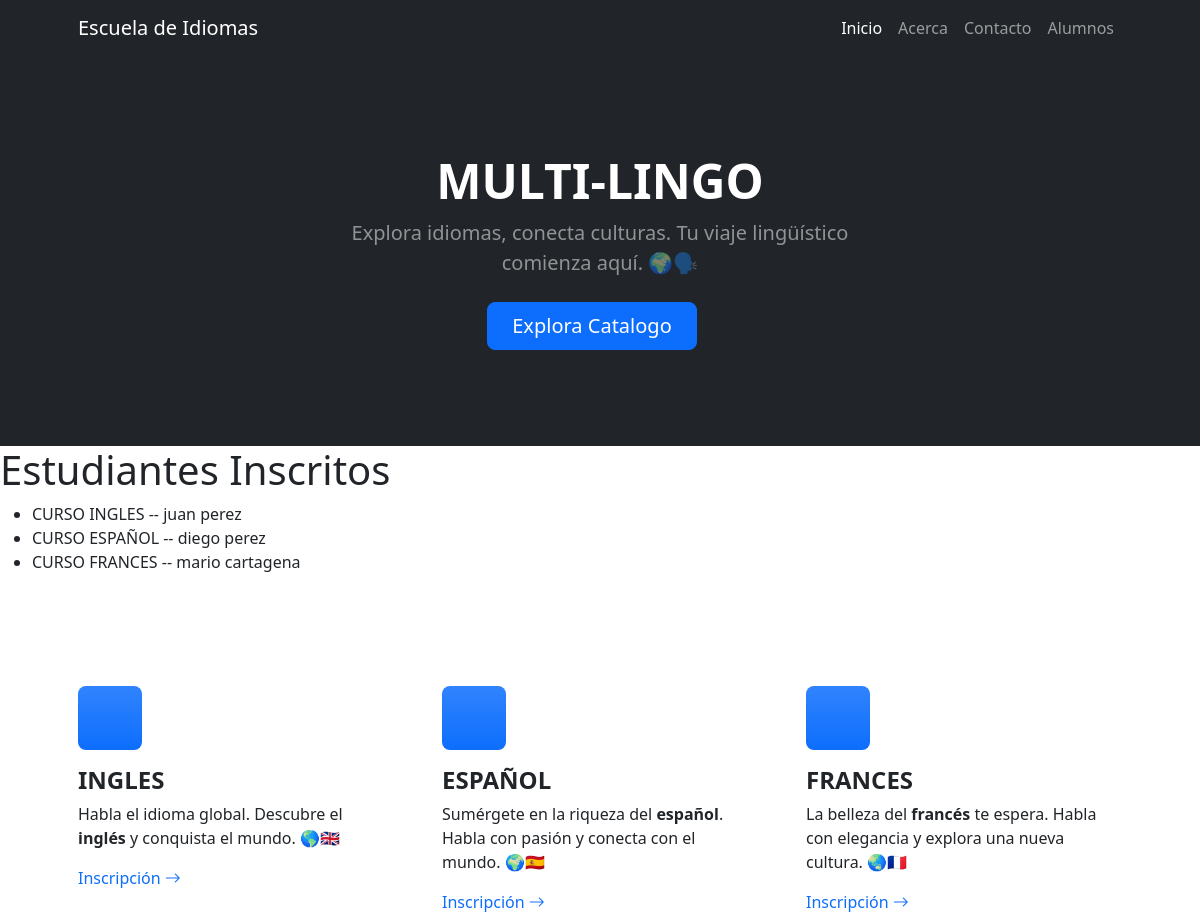
Before: /estudiante/ (upper part) with the older database file.
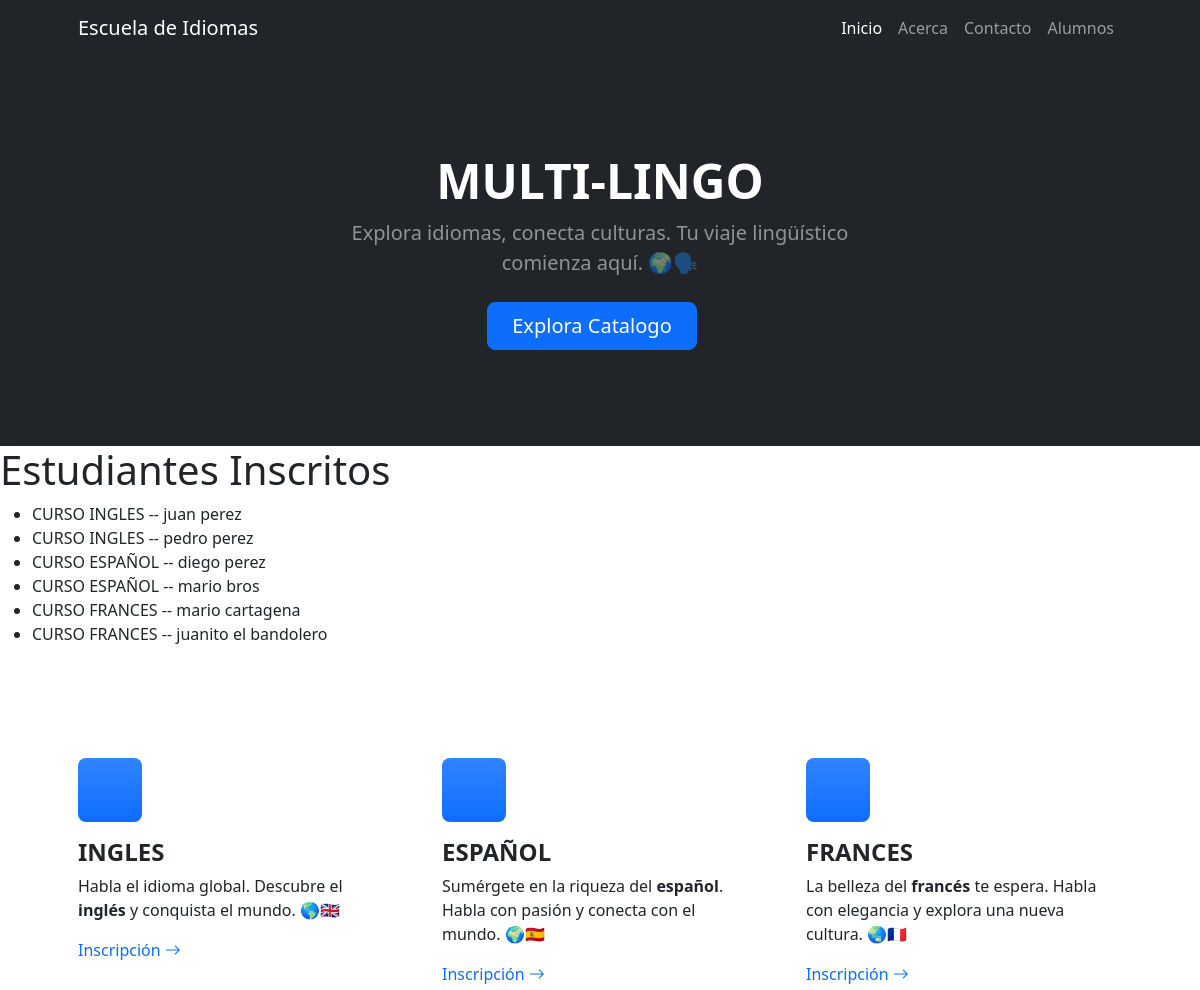
After: the same page with the newer database file.
### estudiante/models.py (models this page shows, shortened)
class EstudianteEN(models.Model):
    nombre = models.CharField(max_length=100)
    apellido = models.CharField(max_length=100)
    nacimiento = models.DateField(null=True)
    nacionalidad = models.ForeignKey(Pais, on_delete=models.SET_NULL, null=True, blank=True)

class EstudianteES(models.Model):
    nombre = models.CharField(max_length=100)
    apellido = models.CharField(max_length=100)
    nacimiento = models.DateField(null=True)
    nacionalidad = models.ForeignKey(Pais, on_delete=models.SET_NULL, null=True, blank=True)

class EstudianteFR(models.Model):
    nombre = models.CharField(max_length=100)
    apellido = models.CharField(max_length=100)
    nacimiento = models.DateField(null=True)
    nacionalidad = models.ForeignKey(Pais, on_delete=models.SET_NULL, null=True, blank=True)

### estudiante/views.py (the view)
# urls.py: path("", views.index, name="index"),
def index(request):
    estudiantesEN = models.EstudianteEN.objects.all()
    estudiantesES = models.EstudianteES.objects.all()
    estudiantesFR = models.EstudianteFR.objects.all()
    return render(request, "estudiante/index.html", {"estudiantesEN":estudiantesEN, "estudiantesES":estudiantesES, "estudiantesFR":estudiantesFR})

### estudiante/templates/estudiante/index.html (shortened to what this page needs)
{% extends 'home/base.html' %}
{% block content %}
    <h1>Estudiantes Inscritos</h1>
    <ul>
        {% for estudianteEN in estudiantesEN %}
            <li>CURSO INGLES -- {{estudianteEN.nombre}} {{estudianteEN.apellido}}</li>
        {% endfor %}
        {% for estudianteES in estudiantesES %}
            <li>CURSO ESPAÑOL -- {{estudianteES.nombre}} {{estudianteES.apellido}}</li>
        {% endfor %}
        {% for estudianteFR in estudiantesFR %}
            <li>CURSO FRANCES -- {{estudianteFR.nombre}} {{estudianteFR.apellido}}</li>
        {% endfor %}
    </ul>
{% endblock content %}

### home/templates/home/base.html (shortened to what this page needs)
{% load static %}
<!DOCTYPE html>
<html lang="es">
    <head>
        <link href="https://cdn.jsdelivr.net/npm/bootstrap-icons@1.4.1/font/bootstrap-icons.css" rel="stylesheet" />
        <link href="{% static 'home/css/styles.css' %}" rel="stylesheet" />
    </head>
    <body>
        <nav class="navbar navbar-expand-lg navbar-dark bg-dark">
            <div class="container px-5">
                <a class="navbar-brand" href="#!">Escuela de Idiomas</a>
                <div class="collapse navbar-collapse" id="navbarSupportedContent">
                    <ul class="navbar-nav ms-auto mb-2 mb-lg-0">
                        <li class="nav-item"><a class="nav-link active" aria-current="page" href="{% url 'home:index' %}"">Inicio</a></li>
                        <li class="nav-item"><a class="nav-link" href="{% url 'home:about' %}">Acerca</a></li>
                        <li class="nav-item"><a class="nav-link" href="#contactForm">Contacto</a></li>
                        <li class="nav-item"><a class="nav-link" href="{% url 'estudiante:index' %}">Alumnos</a></li>
                    </ul>
                </div>
            </div>
        </nav>
        <header class="bg-dark py-5">
            <div class="container px-5">
                <div class="row gx-5 justify-content-center">
                    <div class="col-lg-6">
                        <div class="text-center my-5">
                            <h1 class="display-5 fw-bolder text-white mb-2">MULTI-LINGO</h1>
                            <p class="lead text-white-50 mb-4">Explora idiomas, conecta culturas. Tu viaje lingüístico comienza aquí. 🌍🗣️</p>
                            <div class="d-grid gap-3 d-sm-flex justify-content-sm-center">
                                <a class="btn btn-primary btn-lg px-4 me-sm-3" href="#features">Explora Catalogo</a>
                            </div>
                        </div>
                    </div>
                </div>
            </div>
        </header>
        {% block content %}
        {% endblock content %}
        <section class="py-5 border-bottom" id="features">
            <div class="container px-5 my-5">
                <div class="row gx-5">
                    <div class="col-lg-4 mb-5 mb-lg-0">
                        <div class="feature bg-primary bg-gradient text-white rounded-3 mb-3"></div>
                        <h2 class="h4 fw-bolder">INGLES</h2>
                        <p>Habla el idioma global. Descubre el <strong>inglés</strong> y conquista el mundo. 🌎🇬🇧</p>
                        <a class="text-decoration-none" href="{% url 'estudiante:crearen' %}">
                            Inscripción
                            <i class="bi bi-arrow-right"></i>
                        </a>
                    </div>
                    <div class="col-lg-4 mb-5 mb-lg-0">
                        <div class="feature bg-primary bg-gradient text-white rounded-3 mb-3"></div>
                        <h2 class="h4 fw-bolder">ESPAÑOL</h2>
                        <p>
                            Sumérgete en la riqueza del <strong>español</strong>. Habla con pasión y conecta con el mundo. 🌍🇪🇸</p>
                        <a class="text-decoration-none" href="{% url 'estudiante:creares' %}">
                            Inscripción
                            <i class="bi bi-arrow-right"></i>
                        </a>
                    </div>
                    <div class="col-lg-4">
                        <div class="feature bg-primary bg-gradient text-white rounded-3 mb-3"></div>
                        <h2 class="h4 fw-bolder">FRANCES</h2>
                        <p>La belleza del <strong>francés</strong> te espera. Habla con elegancia y explora una nueva cultura. 🌏🇫🇷</p>
                        <a class="text-decoration-none" href="{% url 'estudiante:crearfr' %}">
                            Inscripción
                            <i class="bi bi-arrow-right"></i>
                        </a>
                    </div>
                </div>
            </div>
        </section>
    </body>
</html>

Changed rows visible on the page:
added EstudianteEN: nombre "pedro", apellido "perez"
added EstudianteES: nombre "mario", apellido "bros"
added EstudianteFR: nombre "juanito", apellido "el bandolero"
